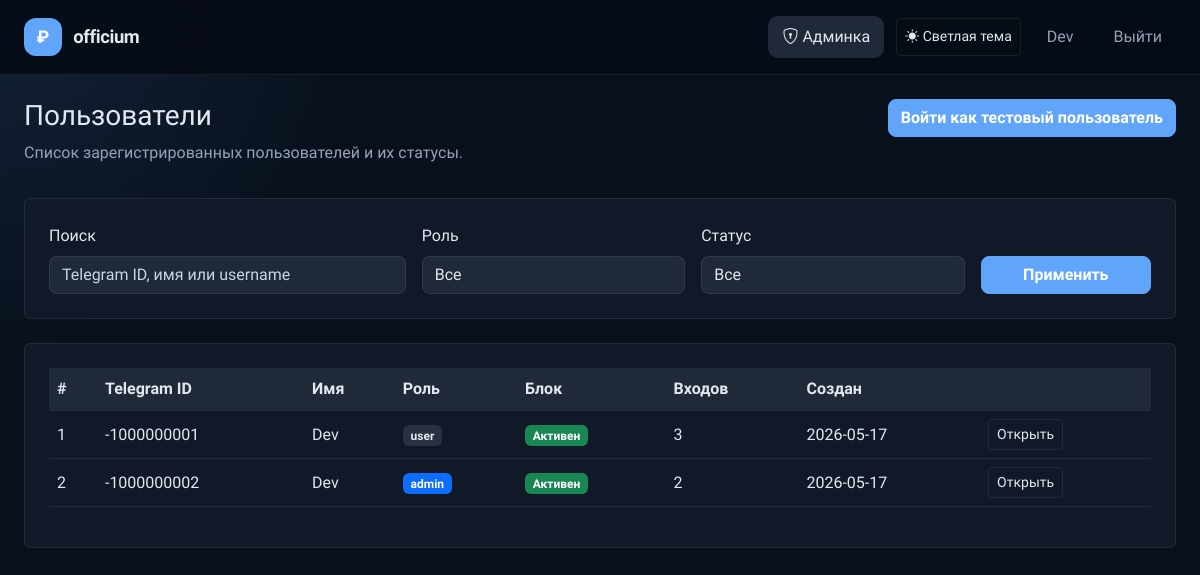
The app's page /admin/users (signed in), older data.
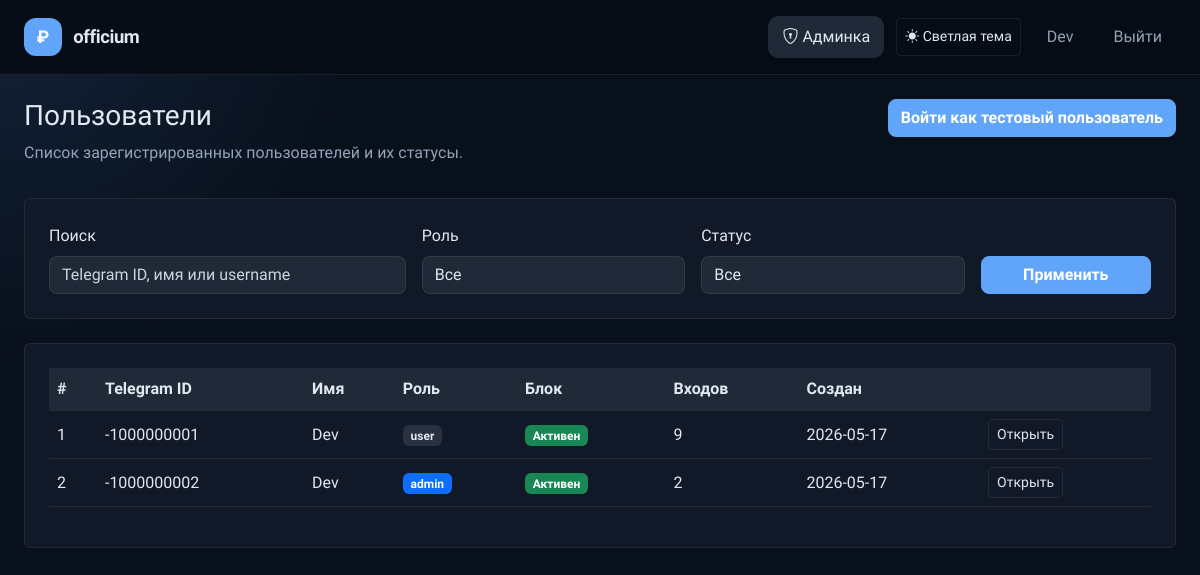
The same page, newer data.
### app/models.py (models this page shows, shortened)
class User(UserMixin, db.Model):
    __tablename__ = 'users'
    id = db.Column(db.Integer, primary_key=True)
    telegram_id = db.Column(db.BigInteger, unique=True, nullable=False)
    username = db.Column(db.String(80), nullable=True)
    first_name = db.Column(db.String(100), nullable=True)
    last_name = db.Column(db.String(100), nullable=True)
    photo_url = db.Column(db.String(255), nullable=True)
    auth_date = db.Column(db.DateTime, nullable=True)
    created_at = db.Column(db.DateTime, default=datetime.utcnow, nullable=False)
    role = db.Column(db.Enum('user', 'admin', 'superadmin'), nullable=False, default='user')
    is_blocked = db.Column(db.Boolean, default=False, nullable=False)
    last_login_ip = db.Column(db.String(100), nullable=True)
    last_user_agent = db.Column(db.Text, nullable=True)
    login_count = db.Column(db.Integer, default=0, nullable=False)
    google_id = db.Column(db.String(50), unique=True, nullable=True)
    email = db.Column(db.String(120), nullable=True, index=True)
    avatar_url = db.Column(db.String(255), nullable=True)
    debts = db.relationship('Debt', back_populates='user', lazy=True, cascade='all, delete-orphan')
    incomes = db.relationship('Income', back_populates='user', lazy=True, cascade='all, delete-orphan')
    expenses = db.relationship('Expense', back_populates='user', lazy=True, cascade='all, delete-orphan')
    activity_logs = db.relationship('ActivityLog', back_populates='user', lazy=True, cascade='all, delete-orphan')
    @property
    def is_admin(self):
        return self.role in ('admin', 'superadmin')
    @property
    def is_superadmin(self):
        return self.role == 'superadmin'

### app/routes/admin.py (the view, shortened to what this page needs)
    @app.route('/admin/users')
    @admin_required
    def admin_users():
        role_filter = request.args.get('role')
        status_filter = request.args.get('status')
        search_query = (request.args.get('q') or '').strip()
        users_query = User.query
        if role_filter in ('user', 'admin', 'superadmin'):
            users_query = users_query.filter_by(role=role_filter)
        if status_filter == 'blocked':
            users_query = users_query.filter_by(is_blocked=True)
        elif status_filter == 'active':
            users_query = users_query.filter_by(is_blocked=False)
        users = users_query.order_by(User.role.desc(), User.created_at.desc()).all()
        return render_template('admin_users.html', users=users, role_filter=role_filter, status_filter=status_filter, q=search_query)

### app/utils.py (called while the page is built)
def get_setting(key, default=None):
    try:
        setting = AppSetting.query.filter_by(key=key).first()
        return setting.value if setting else default
    except Exception:
        return default

def get_dictionary_values(dictionary_type):
    try:
        entries = DictionaryEntry.query.filter_by(dictionary_type=dictionary_type, is_active=True).order_by(DictionaryEntry.value.asc()).all()
        return [entry.value for entry in entries]
    except Exception:
        return []

def admin_required(view):
    @wraps(view)
    def wrapper(*args, **kwargs):
        if not getattr(current_user, 'is_authenticated', False) or not getattr(current_user, 'is_admin', False):
            return redirect(url_for('index'))
        return view(*args, **kwargs)
    return wrapper

### templates/admin_users.html (shortened to what this page needs)
{% extends 'base.html' %}
{% block content %}
<div class="d-flex justify-content-between align-items-start mb-3">
    <div>
        <h1 class="h3">Пользователи</h1>
        <p class="text-muted">Список зарегистрированных пользователей и их статусы.</p>
    </div>
    <form method="post" action="{{ url_for('admin_impersonate_test') }}">
        <button type="submit" class="btn btn-primary">Войти как тестовый пользователь</button>
    </form>
</div>
<div class="card p-4 mb-4">
    <form method="get" class="row g-3 align-items-end">
        <div class="col-md-4">
            <label class="form-label">Поиск</label>
            <input type="search" name="q" class="form-control" value="{{ q or '' }}" placeholder="Telegram ID, имя или username">
        </div>
        <div class="col-md-3">
            <label class="form-label">Роль</label>
            <select name="role" class="form-select">
                <option value="">Все</option>
            </select>
        </div>
        <div class="col-md-3">
            <label class="form-label">Статус</label>
            <select name="status" class="form-select">
                <option value="">Все</option>
            </select>
        </div>
        <div class="col-md-2 d-grid">
            <button type="submit" class="btn btn-primary">Применить</button>
        </div>
    </form>
</div>
<div class="card p-4">
    <div class="table-responsive">
        <table class="table table-hover align-middle">
            <thead>
                <tr>
                    <th>#</th>
                    <th>Telegram ID</th>
                    <th>Имя</th>
                    <th>Роль</th>
                    <th>Блок</th>
                    <th>Входов</th>
                    <th>Создан</th>
                    <th></th>
                </tr>
            </thead>
            <tbody>
                {% for user in users %}
                <tr>
                    <td>{{ user.id }}</td>
                    <td>{{ user.telegram_id }}</td>
                    <td>{{ user.first_name or user.username or '—' }}</td>
                    <td>
                        {% if user.role == 'superadmin' %}
                        <span class="badge bg-danger">superadmin</span>
                        {% elif user.role == 'admin' %}
                        <span class="badge bg-primary">admin</span>
                        {% else %}
                        <span class="badge bg-secondary">user</span>
                        {% endif %}
                    </td>
                    <td>{% if user.is_blocked %}<span class="badge bg-danger">Заблокирован</span>{% else %}<span class="badge bg-success">Активен</span>{% endif %}</td>
                    <td>{{ user.login_count }}</td>
                    <td>{{ user.created_at.strftime('%Y-%m-%d') if user.created_at else '—' }}</td>
                    <td>
                        <div class="btn-group" role="group">
                            <a href="{{ url_for('admin_user_detail', user_id=user.id) }}" class="btn btn-outline-primary btn-sm">Открыть</a>
                        </div>
                    </td>
                </tr>
                {% else %}
                <tr>
                    <td colspan="8" class="text-center text-muted">Нет пользователей.</td>
                </tr>
                {% endfor %}
            </tbody>
        </table>
    </div>
</div>
{% endblock %}

Row changes from the older to the newer data that the page shows:
changed User id 1: login_count "3" → "9"
